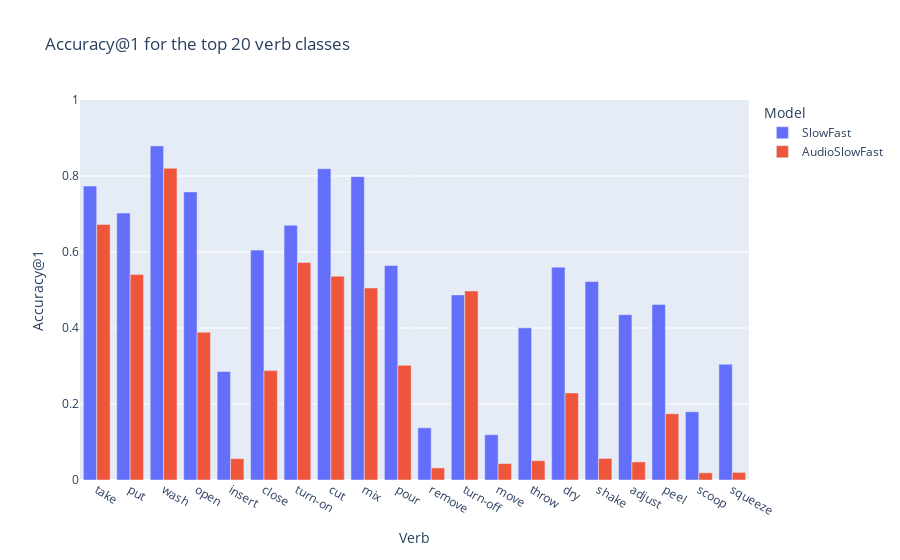
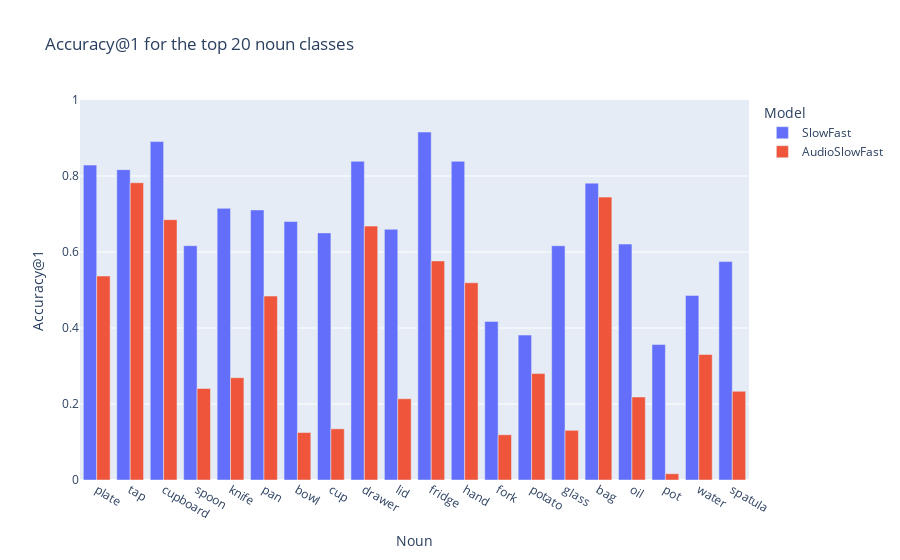
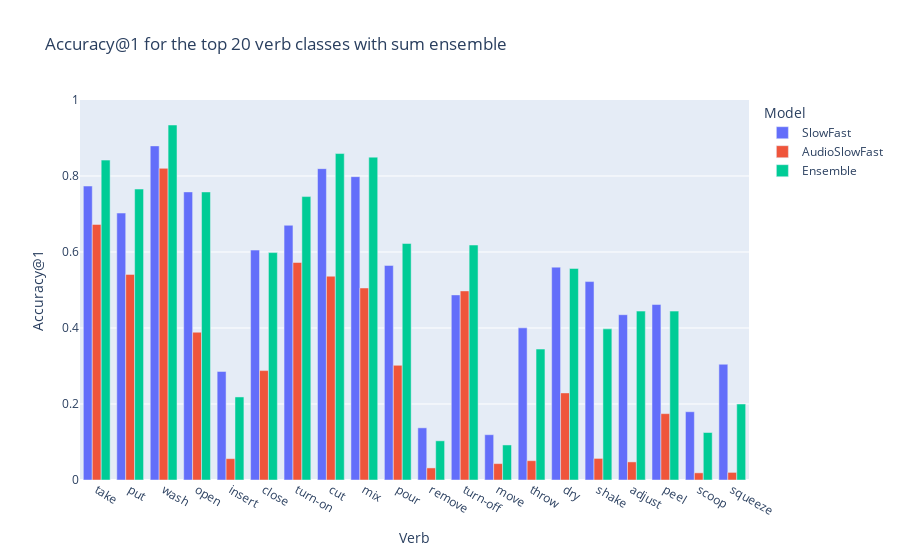
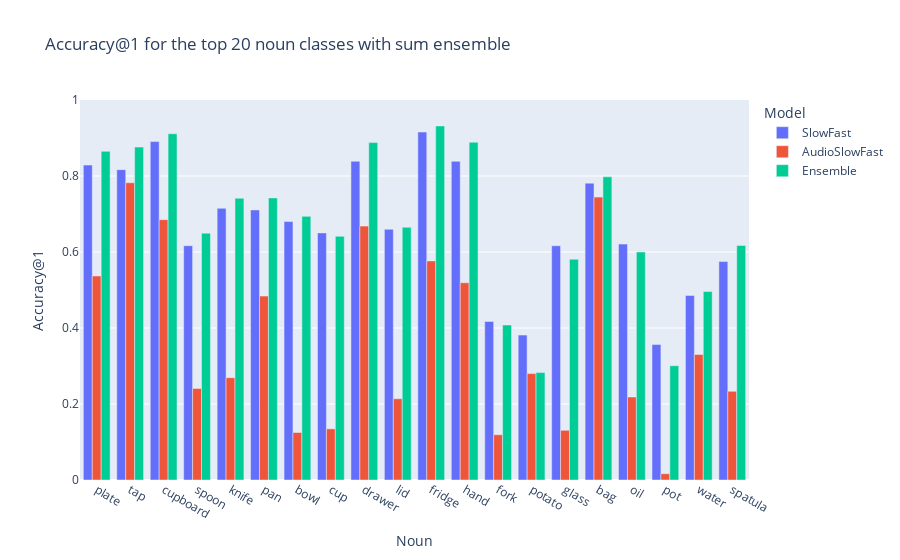

Write notebook code for charts like these, in order.
### Code cell
from typing import Any


def create_comparison_plots(files: Dict[str, Dict[str, Any]], n: int):
    data = files.copy()

    assert len(data) > 1, "At least two models are required to create a comparison plot"
    topn_verbs, topn_nouns = get_top_n_labels(n)

    for model in files.keys():
        for modality in ["audio", "vision"]:
            for model in files[modality].keys():
                file_path = files[modality][model]["file_path"]
                preds = pd.read_pickle(file_path)
                data[modality][model]["preds_verb"] = preds["verb_output"]
                data[modality][model]["preds_noun"] = preds["noun_output"]
                verb_cm, noun_cm = get_or_compute_cm(preds)
                # Filter the verb_cm and noun_cm to only keep the top n classes via the indices
                verb_cm = pd.DataFrame(verb_cm).loc[topn_verbs.index, topn_verbs.index]
                noun_cm = pd.DataFrame(noun_cm).loc[topn_nouns.index, topn_nouns.index]

                # Normalize the confusion matrices
                verb_cm = verb_cm / verb_cm.sum(axis=1)
                noun_cm = noun_cm / noun_cm.sum(axis=1)

                data[modality][model]["verb_cm"], data[modality][model]["noun_cm"] = verb_cm, noun_cm

    vision_models = list(data["vision"].keys())
    audio_models = list(data["audio"].keys())

    # For each pair of models, create a comparison plot
    for vision_model in vision_models:
        for audio_model in audio_models:
            audio_model_name = files["audio"][audio_model]["name"]
            vision_model_name = files["vision"][vision_model]["name"]

            print(f"Comparing {vision_model} and {audio_model}")
            verb_cm_vision = data["vision"][vision_model]["verb_cm"]
            verb_cm_audio = data["audio"][audio_model]["verb_cm"]

            noun_cm_vision = data["vision"][vision_model]["noun_cm"]
            noun_cm_audio = data["audio"][audio_model]["noun_cm"]

            output_path = f"../res/modality_comparison/{vision_model}_vs_{audio_model}"
            os.makedirs(output_path, exist_ok=True)

            # Prepare data for verb accuracy comparison
            top1_verbs_vision = np.diag(verb_cm_vision)
            top1_verbs_audio = np.diag(verb_cm_audio)
            df_verbs = pd.DataFrame(
                {"Verb": topn_verbs, vision_model_name: top1_verbs_vision, audio_model_name: top1_verbs_audio}
            )
            df_verbs = pd.melt(df_verbs, id_vars=["Verb"], var_name="Model", value_name="Accuracy@1")

            # Create a bar plot for the top1 accuracy of the verb classes
            fig = px.bar(
                df_verbs,
                x="Verb",
                y="Accuracy@1",
                color="Model",  # This differentiates the models
                barmode="group",
                range_y=[0, 1],
                title=f"Accuracy@1 for the top {n} verb classes",
            )
            fig.show()

            # Save the bar plot as a SVG file
            fig.write_image(f"{output_path}/verb_top1_accuracy_n={n}.svg")
            fig.write_image(f"{output_path}/verb_top1_accuracy_n={n}.png", scale=2.0)
            fig.write_image(f"{output_path}/verb_top1_accuracy_n={n}.pdf")

            # Prepare data for noun accuracy comparison
            top1_nouns_vision = np.diag(noun_cm_vision)
            top1_nouns_audio = np.diag(noun_cm_audio)
            df_nouns = pd.DataFrame(
                {"Noun": topn_nouns, vision_model_name: top1_nouns_vision, audio_model_name: top1_nouns_audio}
            )
            df_nouns = pd.melt(df_nouns, id_vars=["Noun"], var_name="Model", value_name="Accuracy@1")

            # Create a bar plot for the Accuracy@1 of the noun classes
            fig = px.bar(
                df_nouns,
                x="Noun",
                y="Accuracy@1",
                color="Model",  # This differentiates the models
                barmode="group",
                range_y=[0, 1],
                title=f"Accuracy@1 for the top {n} noun classes",
            )
            fig.show()

            # Save the bar plot as a SVG file
            fig.write_image(f"{output_path}/noun_top1_accuracy_n={n}.svg")
            fig.write_image(f"{output_path}/noun_top1_accuracy_n={n}.png", scale=2.0)
            fig.write_image(f"{output_path}/noun_top1_accuracy_n={n}.pdf")

            # Print the verbs for which audio accuracy is higher
            print("Verbs for which audio accuracy is higher")
            print(topn_verbs[np.diag(verb_cm_audio) > np.diag(verb_cm_vision)])

            # Get ensemble performance

            for ensemble_type in ["sum", "mean"]:
                ensemble_logits_verb = (
                    data["vision"][vision_model]["preds_verb"] + data["audio"][audio_model]["preds_verb"]
                )
                ensemble_logits_noun = (
                    data["vision"][vision_model]["preds_noun"] + data["audio"][audio_model]["preds_noun"]
                )
                if ensemble_type == "mean":
                    ensemble_logits_verb /= 2
                    ensemble_logits_noun /= 2

                ensemble_preds_verb = np.argmax(ensemble_logits_verb, axis=1)
                ensemble_preds_noun = np.argmax(ensemble_logits_noun, axis=1)

                ensemble_verb_cm = confusion_matrix(labels.verb_class, ensemble_preds_verb, labels=verbs.index)
                ensemble_noun_cm = confusion_matrix(labels.noun_class, ensemble_preds_noun, labels=nouns.index)

                # Filter the verb_cm and noun_cm to only keep the top n classes via the indices
                ensemble_verb_cm = pd.DataFrame(ensemble_verb_cm).loc[topn_verbs.index, topn_verbs.index]
                ensemble_noun_cm = pd.DataFrame(ensemble_noun_cm).loc[topn_nouns.index, topn_nouns.index]

                # Normalize the confusion matrices
                ensemble_verb_cm = ensemble_verb_cm / ensemble_verb_cm.sum(axis=1)
                ensemble_noun_cm = ensemble_noun_cm / ensemble_noun_cm.sum(axis=1)

                # Prepare data for verb accuracy comparison
                top1_verbs_ensemble = np.diag(ensemble_verb_cm)
                df_verbs_ensemble = pd.DataFrame(
                    {
                        "Verb": topn_verbs,
                        vision_model_name: top1_verbs_vision,
                        audio_model_name: top1_verbs_audio,
                        "Ensemble": top1_verbs_ensemble,
                    }
                )
                df_verbs_ensemble = pd.melt(
                    df_verbs_ensemble, id_vars=["Verb"], var_name="Model", value_name="Accuracy@1"
                )

                # Create a bar plot for the top1 accuracy of the verb classes
                fig = px.bar(
                    df_verbs_ensemble,
                    x="Verb",
                    y="Accuracy@1",
                    color="Model",  # This differentiates the models
                    barmode="group",
                    range_y=[0, 1],
                    title=f"Accuracy@1 for the top {n} verb classes with {ensemble_type} ensemble",
                )
                fig.show()

                # Save the bar plot as a SVG file
                fig.write_image(f"{output_path}/verb_top1_accuracy_n={n}_{ensemble_type}_ensemble.svg")
                fig.write_image(f"{output_path}/verb_top1_accuracy_n={n}_{ensemble_type}_ensemble.png", scale=2.0)
                fig.write_image(f"{output_path}/verb_top1_accuracy_n={n}_{ensemble_type}_ensemble.pdf")

                # Prepare data for verb accuracy comparison
                top1_nouns_ensemble = np.diag(ensemble_noun_cm)
                df_nouns_ensemble = pd.DataFrame(
                    {
                        "Noun": topn_nouns,
                        vision_model_name: top1_nouns_vision,
                        audio_model_name: top1_nouns_audio,
                        "Ensemble": top1_nouns_ensemble,
                    }
                )
                df_nouns_ensemble = pd.melt(
                    df_nouns_ensemble, id_vars=["Noun"], var_name="Model", value_name="Accuracy@1"
                )

                # Create a bar plot for the top1 accuracy of the noun classes
                fig = px.bar(
                    df_nouns_ensemble,
                    x="Noun",
                    y="Accuracy@1",
                    color="Model",  # This differentiates the models
                    barmode="group",
                    title=f"Accuracy@1 for the top {n} noun classes with {ensemble_type} ensemble",
                    range_y=[0, 1],
                )
                fig.show()

                # Save the bar plot as a SVG file
                fig.write_image(f"{output_path}/noun_top1_accuracy_n={n}_{ensemble_type}_ensemble.svg")
                fig.write_image(f"{output_path}/noun_top1_accuracy_n={n}_{ensemble_type}_ensemble.png", scale=2.0)
                fig.write_image(f"{output_path}/noun_top1_accuracy_n={n}_{ensemble_type}_ensemble.pdf")


                # Plot the confusion matrices
                fig = px.imshow(
                    ensemble_verb_cm,
                    labels=dict(x="Predicted", y="True", color="Proportion"),
                    x=topn_verbs,
                    y=topn_verbs,
                    width=1000,
                    height=1000,
                    color_continuous_scale="viridis",
                )
                fig.show()

                fig.write_image(f"{output_path}/verb_confusion_matrix_n={n}_{ensemble_type}_ensemble.svg")
                fig.write_image(f"{output_path}/verb_confusion_matrix_n={n}_{ensemble_type}_ensemble.png", scale=2.0)
                fig.write_image(f"{output_path}/verb_confusion_matrix_n={n}_{ensemble_type}_ensemble.pdf")

                fig = px.imshow(
                    ensemble_noun_cm,
                    labels=dict(x="Predicted", y="True", color="Proportion"),
                    x=topn_nouns,
                    y=topn_nouns,
                    width=1000,
                    height=1000,
                    color_continuous_scale="viridis",
                )
                fig.show()

                fig.write_image(f"{output_path}/noun_confusion_matrix_n={n}_{ensemble_type}_ensemble.svg")
                fig.write_image(f"{output_path}/noun_confusion_matrix_n={n}_{ensemble_type}_ensemble.png", scale=2.0)
                fig.write_image(f"{output_path}/noun_confusion_matrix_n={n}_{ensemble_type}_ensemble.pdf")


a = {
    "audio": {
        "asf": {
            "file_path": "../audio-cm.pkl",
            "name": "AudioSlowFast",
        },
        "asf-gru": {
            "file_path": "../audio-gru-cm.pkl",
            "name": "AudioSlowFastGRU",
        },
    },
    "vision": {
        "sf": {
            "file_path": "../visu-cm.pkl",
            "name": "SlowFast",
        },
    },
}
create_comparison_plots(a, n=20)

### Figure 1 — Plotly figure (JSON) as saved in the notebook; plotly's stock layout.template omitted (floating-point values rounded to 4 significant figures)
{"data": [{"alignmentgroup": "True", "hovertemplate": "Model=SlowFast<br>Verb=%{x}<br>Accuracy@1=%{y}<extra></extra>", "legendgroup": "SlowFast", "marker": {"color": "#636efa", "pattern": {"shape": ""}}, "name": "SlowFast", "offsetgroup": "SlowFast", "orientation": "v", "showlegend": true, "textposition": "auto", "type": "bar", "x": ["take", "put", "wash", "open", "insert", "close", "turn-on", "cut", "mix", "pour", "remove", "turn-off", "move", "throw", "dry", "shake", "adjust", "peel", "scoop", "squeeze"], "xaxis": "x", "y": [0.7736, 0.7025, 0.8792, 0.7582, 0.2857, 0.605, 0.6703, 0.8193, 0.7983, 0.5646, 0.1373, 0.4871, 0.1192, 0.4003, 0.5602, 0.5222, 0.435, 0.4618, 0.1797, 0.3046], "yaxis": "y"}, {"alignmentgroup": "True", "hovertemplate": "Model=AudioSlowFast<br>Verb=%{x}<br>Accuracy@1=%{y}<extra></extra>", "legendgroup": "AudioSlowFast", "marker": {"color": "#EF553B", "pattern": {"shape": ""}}, "name": "AudioSlowFast", "offsetgroup": "AudioSlowFast", "orientation": "v", "showlegend": true, "textposition": "auto", "type": "bar", "x": ["take", "put", "wash", "open", "insert", "close", "turn-on", "cut", "mix", "pour", "remove", "turn-off", "move", "throw", "dry", "shake", "adjust", "peel", "scoop", "squeeze"], "xaxis": "x", "y": [0.6725, 0.5411, 0.8202, 0.3889, 0.0562, 0.2879, 0.5724, 0.5363, 0.5053, 0.3017, 0.03182, 0.4976, 0.04317, 0.05085, 0.2292, 0.05682, 0.04762, 0.1746, 0.01887, 0.02], "yaxis": "y"}], "layout": {"barmode": "group", "legend": {"title": {"text": "Model"}, "tracegroupgap": 0}, "title": {"text": "Accuracy@1 for the top 20 verb classes"}, "xaxis": {"anchor": "y", "domain": [0, 1], "title": {"text": "Verb"}}, "yaxis": {"anchor": "x", "domain": [0, 1], "range": [0, 1], "title": {"text": "Accuracy@1"}}}}

### Figure 2 — Plotly figure (JSON) as saved in the notebook; plotly's stock layout.template omitted (floating-point values rounded to 4 significant figures)
{"data": [{"alignmentgroup": "True", "hovertemplate": "Model=SlowFast<br>Noun=%{x}<br>Accuracy@1=%{y}<extra></extra>", "legendgroup": "SlowFast", "marker": {"color": "#636efa", "pattern": {"shape": ""}}, "name": "SlowFast", "offsetgroup": "SlowFast", "orientation": "v", "showlegend": true, "textposition": "auto", "type": "bar", "x": ["plate", "tap", "cupboard", "spoon", "knife", "pan", "bowl", "cup", "drawer", "lid", "fridge", "hand", "fork", "potato", "glass", "bag", "oil", "pot", "water", "spatula"], "xaxis": "x", "y": [0.8287, 0.8168, 0.8906, 0.6166, 0.7149, 0.7107, 0.6801, 0.6503, 0.8388, 0.6598, 0.9156, 0.8386, 0.4173, 0.3814, 0.6164, 0.7812, 0.6208, 0.3564, 0.4857, 0.5748], "yaxis": "y"}, {"alignmentgroup": "True", "hovertemplate": "Model=AudioSlowFast<br>Noun=%{x}<br>Accuracy@1=%{y}<extra></extra>", "legendgroup": "AudioSlowFast", "marker": {"color": "#EF553B", "pattern": {"shape": ""}}, "name": "AudioSlowFast", "offsetgroup": "AudioSlowFast", "orientation": "v", "showlegend": true, "textposition": "auto", "type": "bar", "x": ["plate", "tap", "cupboard", "spoon", "knife", "pan", "bowl", "cup", "drawer", "lid", "fridge", "hand", "fork", "potato", "glass", "bag", "oil", "pot", "water", "spatula"], "xaxis": "x", "y": [0.5368, 0.7822, 0.6851, 0.2409, 0.2692, 0.484, 0.125, 0.1346, 0.6681, 0.2139, 0.5765, 0.5191, 0.119, 0.28, 0.1308, 0.7444, 0.2184, 0.01653, 0.3303, 0.2333], "yaxis": "y"}], "layout": {"barmode": "group", "legend": {"title": {"text": "Model"}, "tracegroupgap": 0}, "title": {"text": "Accuracy@1 for the top 20 noun classes"}, "xaxis": {"anchor": "y", "domain": [0, 1], "title": {"text": "Noun"}}, "yaxis": {"anchor": "x", "domain": [0, 1], "range": [0, 1], "title": {"text": "Accuracy@1"}}}}

### Figure 3 — Plotly figure (JSON) as saved in the notebook; plotly's stock layout.template omitted (floating-point values rounded to 4 significant figures)
{"data": [{"alignmentgroup": "True", "hovertemplate": "Model=SlowFast<br>Verb=%{x}<br>Accuracy@1=%{y}<extra></extra>", "legendgroup": "SlowFast", "marker": {"color": "#636efa", "pattern": {"shape": ""}}, "name": "SlowFast", "offsetgroup": "SlowFast", "orientation": "v", "showlegend": true, "textposition": "auto", "type": "bar", "x": ["take", "put", "wash", "open", "insert", "close", "turn-on", "cut", "mix", "pour", "remove", "turn-off", "move", "throw", "dry", "shake", "adjust", "peel", "scoop", "squeeze"], "xaxis": "x", "y": [0.7736, 0.7025, 0.8792, 0.7582, 0.2857, 0.605, 0.6703, 0.8193, 0.7983, 0.5646, 0.1373, 0.4871, 0.1192, 0.4003, 0.5602, 0.5222, 0.435, 0.4618, 0.1797, 0.3046], "yaxis": "y"}, {"alignmentgroup": "True", "hovertemplate": "Model=AudioSlowFast<br>Verb=%{x}<br>Accuracy@1=%{y}<extra></extra>", "legendgroup": "AudioSlowFast", "marker": {"color": "#EF553B", "pattern": {"shape": ""}}, "name": "AudioSlowFast", "offsetgroup": "AudioSlowFast", "orientation": "v", "showlegend": true, "textposition": "auto", "type": "bar", "x": ["take", "put", "wash", "open", "insert", "close", "turn-on", "cut", "mix", "pour", "remove", "turn-off", "move", "throw", "dry", "shake", "adjust", "peel", "scoop", "squeeze"], "xaxis": "x", "y": [0.6725, 0.5411, 0.8202, 0.3889, 0.0562, 0.2879, 0.5724, 0.5363, 0.5053, 0.3017, 0.03182, 0.4976, 0.04317, 0.05085, 0.2292, 0.05682, 0.04762, 0.1746, 0.01887, 0.02], "yaxis": "y"}, {"alignmentgroup": "True", "hovertemplate": "Model=Ensemble<br>Verb=%{x}<br>Accuracy@1=%{y}<extra></extra>", "legendgroup": "Ensemble", "marker": {"color": "#00cc96", "pattern": {"shape": ""}}, "name": "Ensemble", "offsetgroup": "Ensemble", "orientation": "v", "showlegend": true, "textposition": "auto", "type": "bar", "x": ["take", "put", "wash", "open", "insert", "close", "turn-on", "cut", "mix", "pour", "remove", "turn-off", "move", "throw", "dry", "shake", "adjust", "peel", "scoop", "squeeze"], "xaxis": "x", "y": [0.8418, 0.7657, 0.9342, 0.758, 0.2185, 0.5984, 0.7458, 0.8591, 0.8497, 0.6223, 0.1031, 0.6184, 0.0922, 0.3445, 0.5567, 0.3977, 0.4444, 0.4444, 0.125, 0.2], "yaxis": "y"}], "layout": {"barmode": "group", "legend": {"title": {"text": "Model"}, "tracegroupgap": 0}, "title": {"text": "Accuracy@1 for the top 20 verb classes with sum ensemble"}, "xaxis": {"anchor": "y", "domain": [0, 1], "title": {"text": "Verb"}}, "yaxis": {"anchor": "x", "domain": [0, 1], "range": [0, 1], "title": {"text": "Accuracy@1"}}}}

### Figure 4 — Plotly figure (JSON) as saved in the notebook; plotly's stock layout.template omitted (floating-point values rounded to 4 significant figures)
{"data": [{"alignmentgroup": "True", "hovertemplate": "Model=SlowFast<br>Noun=%{x}<br>Accuracy@1=%{y}<extra></extra>", "legendgroup": "SlowFast", "marker": {"color": "#636efa", "pattern": {"shape": ""}}, "name": "SlowFast", "offsetgroup": "SlowFast", "orientation": "v", "showlegend": true, "textposition": "auto", "type": "bar", "x": ["plate", "tap", "cupboard", "spoon", "knife", "pan", "bowl", "cup", "drawer", "lid", "fridge", "hand", "fork", "potato", "glass", "bag", "oil", "pot", "water", "spatula"], "xaxis": "x", "y": [0.8287, 0.8168, 0.8906, 0.6166, 0.7149, 0.7107, 0.6801, 0.6503, 0.8388, 0.6598, 0.9156, 0.8386, 0.4173, 0.3814, 0.6164, 0.7812, 0.6208, 0.3564, 0.4857, 0.5748], "yaxis": "y"}, {"alignmentgroup": "True", "hovertemplate": "Model=AudioSlowFast<br>Noun=%{x}<br>Accuracy@1=%{y}<extra></extra>", "legendgroup": "AudioSlowFast", "marker": {"color": "#EF553B", "pattern": {"shape": ""}}, "name": "AudioSlowFast", "offsetgroup": "AudioSlowFast", "orientation": "v", "showlegend": true, "textposition": "auto", "type": "bar", "x": ["plate", "tap", "cupboard", "spoon", "knife", "pan", "bowl", "cup", "drawer", "lid", "fridge", "hand", "fork", "potato", "glass", "bag", "oil", "pot", "water", "spatula"], "xaxis": "x", "y": [0.5368, 0.7822, 0.6851, 0.2409, 0.2692, 0.484, 0.125, 0.1346, 0.6681, 0.2139, 0.5765, 0.5191, 0.119, 0.28, 0.1308, 0.7444, 0.2184, 0.01653, 0.3303, 0.2333], "yaxis": "y"}, {"alignmentgroup": "True", "hovertemplate": "Model=Ensemble<br>Noun=%{x}<br>Accuracy@1=%{y}<extra></extra>", "legendgroup": "Ensemble", "marker": {"color": "#00cc96", "pattern": {"shape": ""}}, "name": "Ensemble", "offsetgroup": "Ensemble", "orientation": "v", "showlegend": true, "textposition": "auto", "type": "bar", "x": ["plate", "tap", "cupboard", "spoon", "knife", "pan", "bowl", "cup", "drawer", "lid", "fridge", "hand", "fork", "potato", "glass", "bag", "oil", "pot", "water", "spatula"], "xaxis": "x", "y": [0.8649, 0.876, 0.9112, 0.6495, 0.7414, 0.7424, 0.6938, 0.6414, 0.8879, 0.665, 0.9318, 0.8889, 0.4078, 0.2826, 0.5809, 0.798, 0.6, 0.3008, 0.4959, 0.6174], "yaxis": "y"}], "layout": {"barmode": "group", "legend": {"title": {"text": "Model"}, "tracegroupgap": 0}, "title": {"text": "Accuracy@1 for the top 20 noun classes with sum ensemble"}, "xaxis": {"anchor": "y", "domain": [0, 1], "title": {"text": "Noun"}}, "yaxis": {"anchor": "x", "domain": [0, 1], "range": [0, 1], "title": {"text": "Accuracy@1"}}}}
